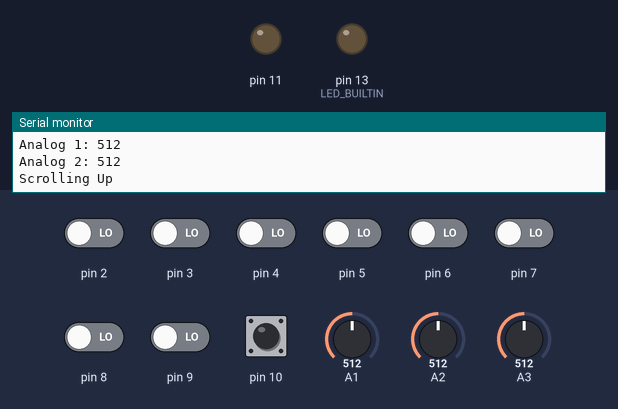
The sketch below on a simulated Arduino Uno, built with avr-gcc and run on an emulated ATmega328P. Parts: output pins drawn as LEDs (lit = HIGH), the last lines printed to the serial monitor. Inputs (shaded band) come from the test bench; at power-on: pin 10 HIGH, pin 2–9 LOW, A3 = 512, A1 = 512, A2 = 512.

Above: at 1.2 s.
1.3 s: pin 2 driven HIGH
3.5 s: A3 set to 306
7.5 s: pin 4 driven HIGH
11.5 s: pin 5 driven HIGH
15.6 s: pin 3 driven HIGH
At 16.25 s:
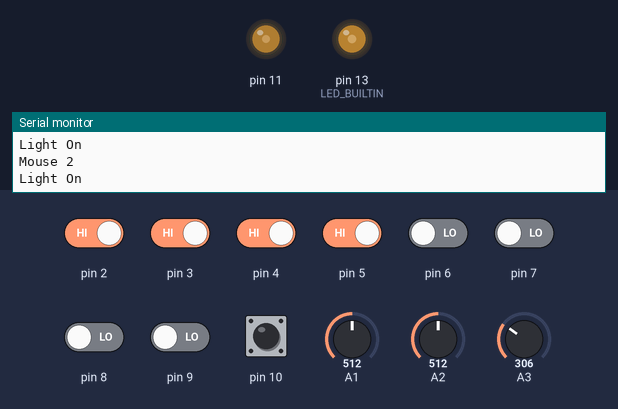
21.6 s: pin 8 driven HIGH
Timing chart, 0 to 28.3 s (numbered marks = the images above; inputs shaded):
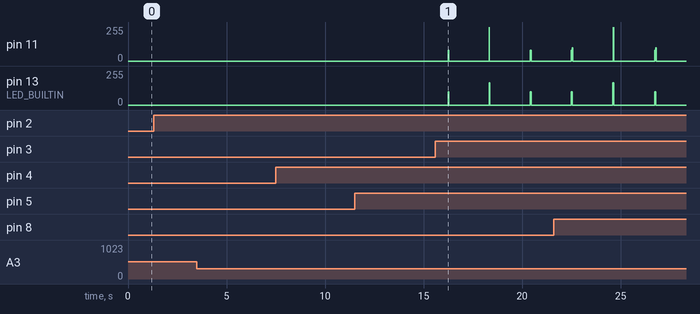

The sketch:

sketch_nov7a.ino
```cpp
unsigned long lastTime = 0;

void setup() {
  Serial.begin(9600);
  int X = 0;
  pinMode(2, INPUT);
  pinMode(LED_BUILTIN, OUTPUT);
  Serial.begin(9600);
  pinMode(10, OUTPUT);
  pinMode(10, INPUT);
  pinMode(11, OUTPUT);
  pinMode(11, INPUT);
  pinMode(3, INPUT);
  pinMode(4, INPUT);
  pinMode(5, INPUT);
  pinMode(6, INPUT);
  pinMode(7, INPUT);
  pinMode(8, INPUT);
  pinMode(9, INPUT);
  pinMode(A1, INPUT);
  pinMode(A2, INPUT);
  pinMode(A3, INPUT);
}

void loop() {
    if (millis() > lastTime + 5000)
    {
      Serial.println("Still alive");
      lastTime = millis();
    }

    switch(Serial.read())
    {
      case 'A':
        Serial.println("Recieved 'A' on Arduino!");
        break;
    }
/*
  if (analogRead(A4) > 1)
  {
    Serial.println("2");
  }
*/
  if (digitalRead(2) == HIGH) {
    digitalWrite(LED_BUILTIN, HIGH);
    Serial.println("Mouse 1");
    digitalWrite(LED_BUILTIN, LOW);
    digitalWrite(10, HIGH);
    if (digitalRead(10) == HIGH) {
      Serial.println("Vibrating");
    }
    digitalWrite(10, LOW);
    digitalWrite(11, HIGH);
    if (digitalRead(11) == HIGH) {
      Serial.println("Light On");
    }
    analogWrite(11, LOW);
  }
  if (digitalRead(3) == HIGH) {
    digitalWrite(LED_BUILTIN, HIGH);
    Serial.println("Mouse 2");
    digitalWrite(LED_BUILTIN, LOW);
    digitalWrite(11, HIGH);
    if (digitalRead(11) == HIGH) {
      Serial.println("Light On");
    }
    analogWrite(11, LOW);
    if (digitalRead(10) == HIGH) {
      Serial.println("Vibrating");
    }
  }
  if (digitalRead(4) == HIGH) {
    digitalWrite(LED_BUILTIN, HIGH);
    Serial.println("Middle Mouse");
    digitalWrite(LED_BUILTIN, LOW);
    digitalWrite(11, HIGH);
    if (digitalRead(11) == HIGH) {
      Serial.println("Light On");
    }
    analogWrite(11, LOW);
    if (digitalRead(10) == HIGH) {
      Serial.println("Vibrating");
    }
  }
  if (digitalRead(5) == HIGH) {
    digitalWrite(LED_BUILTIN, HIGH);
    Serial.println("Side Button 1");
    digitalWrite(LED_BUILTIN, LOW);
    digitalWrite(10, HIGH);
    if (digitalRead(10) == HIGH) {
      Serial.println("Vibrating");
    }
    digitalWrite(11, HIGH);
    if (digitalRead(11) == HIGH) {
      Serial.println("Light On");
    }
    analogWrite(11, LOW);
  }
  if (digitalRead(6) == HIGH) {
    digitalWrite(LED_BUILTIN, HIGH);
    Serial.println("Side Button 2");
    digitalWrite(LED_BUILTIN, LOW);
    digitalWrite(10, HIGH);
    if (digitalRead(10) == HIGH) {
      Serial.println("Vibrating");
    }
    digitalWrite(11, HIGH);
    if (digitalRead(11) == HIGH) {
      Serial.println("Light On");
    }
    analogWrite(11, LOW);
  }
  if (digitalRead(7) == HIGH) {
    digitalWrite(LED_BUILTIN, HIGH);
    Serial.println("Joystick Input");
    digitalWrite(LED_BUILTIN, LOW);
    digitalWrite(10, HIGH);
    if (digitalRead(10) == HIGH) {
      Serial.println("Vibrating");
    }
    digitalWrite(11, HIGH);
    if (digitalRead(11) == HIGH) {
      Serial.println("Light On");
    }
    analogWrite(11, LOW);
  }
  if (digitalRead(8) == HIGH) {
    digitalWrite(LED_BUILTIN, HIGH);
    Serial.println("Mouse 6");
    digitalWrite(LED_BUILTIN, LOW);
    digitalWrite(10, HIGH);
    if (digitalRead(10) == HIGH) {
      Serial.println("Vibrating");
    }
    digitalWrite(11, HIGH);
    if (digitalRead(11) == HIGH) {
      Serial.println("Light On");
    }
    analogWrite(11, LOW);
  }
  if (digitalRead(9) == HIGH) {
    digitalWrite(LED_BUILTIN, HIGH);
    Serial.println("Mouse 7");
    digitalWrite(LED_BUILTIN, LOW);
    digitalWrite(10, HIGH);
    if (digitalRead(10) == HIGH) {
      Serial.println("Vibrating");
    }
    digitalWrite(11, HIGH);
    if (digitalRead(11) == HIGH) {
      Serial.println("Light On");
    }
    analogWrite(11, LOW);
  }

  if (analogRead(A1) != 511) {
    Serial.print("Analog 1: ");
    Serial.println(analogRead(A1));
    Serial.println("");
  }
  if (analogRead(A2) != 511) {
    Serial.print("Analog 2: ");
    Serial.println(analogRead(A2));
    Serial.println("");
    delay(1000); // Wait for 1000 millisecond(s)
  }

  if (analogRead(A3) < 511) {
    Serial.println("Scrolling Down");
    Serial.println("");
    delay(1000); // Wait for 1000 millisecond(s)
  }
  if (analogRead(A3) > 511) {
    Serial.println("Scrolling Up");
    Serial.println("");
    delay(1000); // Wait for 1000 millisecond(s)
  }

}
```
